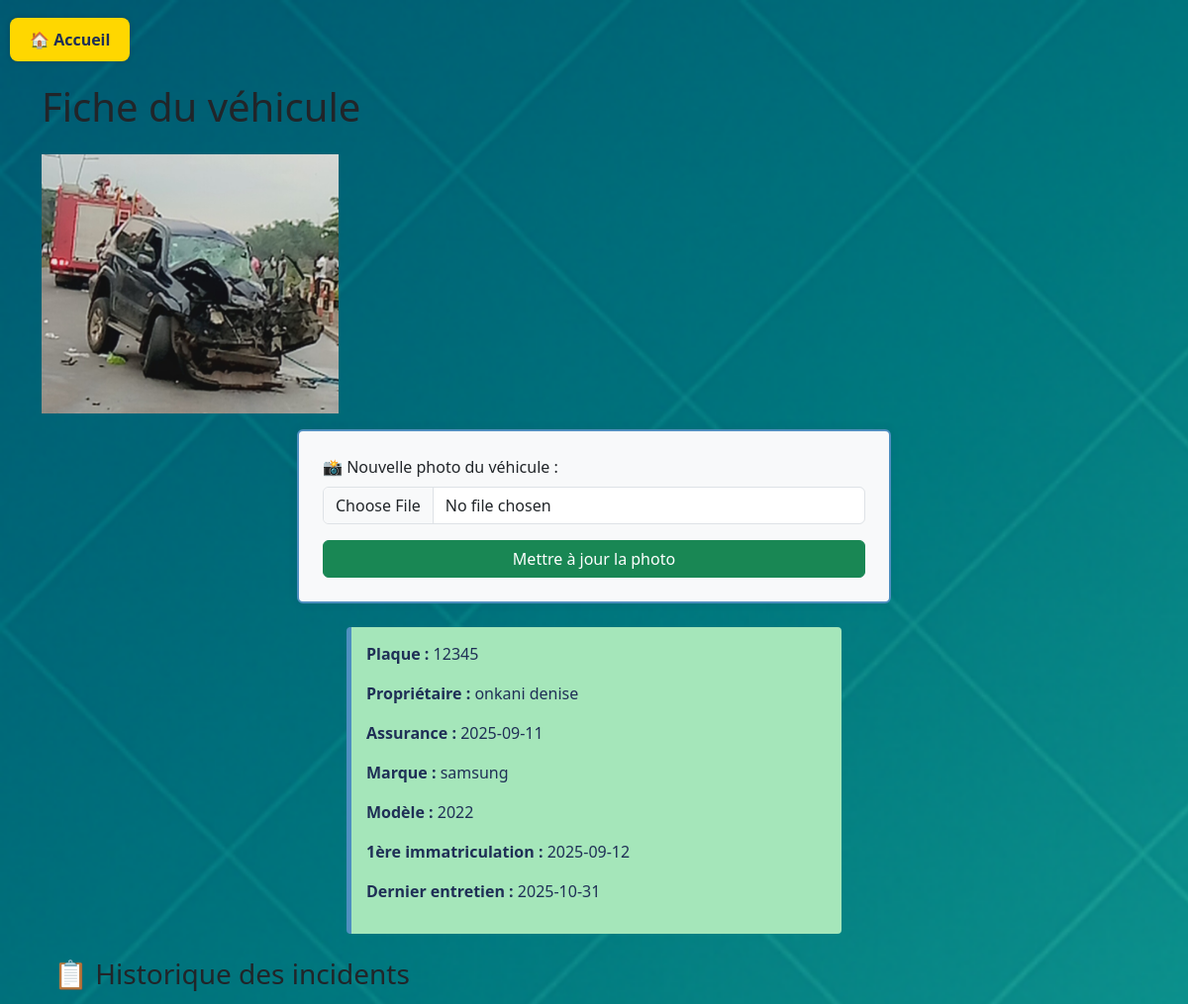
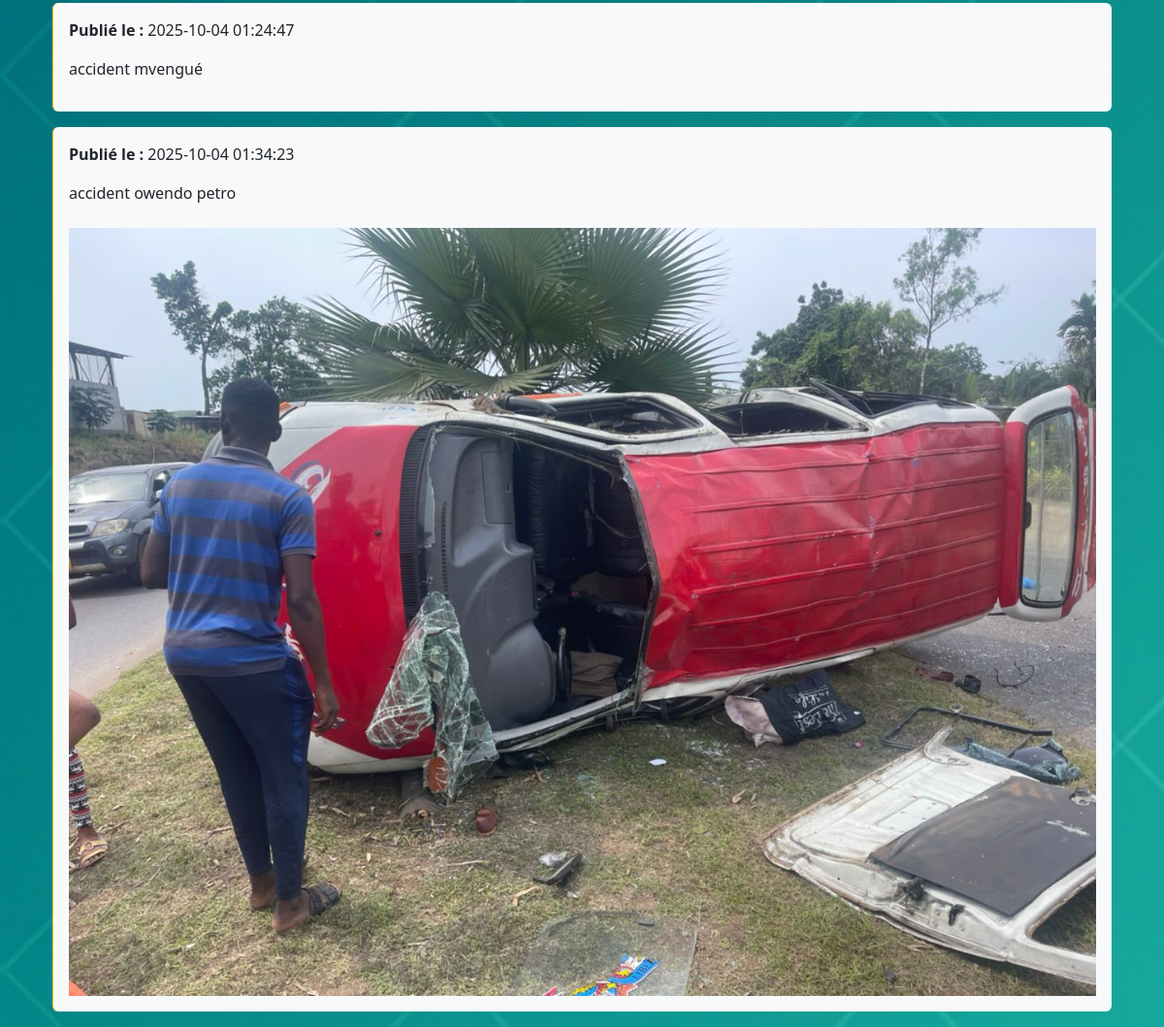
The page /vehicle/12345 (signed in) on the database its author committed (2 pictures, top to bottom).
### tables this page shows
CREATE TABLE vehicles (
    plate TEXT PRIMARY KEY,
    owner TEXT,
    insurance_expiry TEXT,
    history TEXT,
    brand TEXT,
    model TEXT,
    first_registration TEXT
, photo TEXT, last_maintenance TEXT);

CREATE TABLE incidents (
    id INTEGER PRIMARY KEY AUTOINCREMENT,
    description TEXT NOT NULL,
    created_at TEXT
, plate TEXT, photo TEXT);

### app.py (the view, shortened to what this page needs)
@app.route('/vehicle/<plate>', methods=['GET', 'POST'])
def vehicle_detail(plate):
    if 'admin' not in session:
        return redirect('/')
    conn = get_db_connection()
    vehicle = conn.execute('SELECT * FROM vehicles WHERE plate = ?', (plate,)).fetchone()
    if vehicle is None:
        conn.close()
        return "Véhicule introuvable", 404
    message = None
    incidents = conn.execute('SELECT * FROM incidents WHERE plate = ?', (plate,)).fetchall()
    conn.close()
    return render_template('vehicle_detail.html', vehicle=vehicle, incidents=incidents, message=message)

### app.py (called while the page is built)
def get_db_connection():
    conn = sqlite3.connect('database.db')
    conn.row_factory = sqlite3.Row
    return conn

### templates/vehicle_detail.html (shortened to what this page needs)
{% extends 'base.html' %}
{% block content %}
  <h1 class="mb-4">Fiche du véhicule</h1>
  {% if vehicle.photo %}
    <img src="{{ url_for('static', filename='uploads/' + vehicle.photo) }}" alt="Photo du véhicule" class="img-fluid mb-3" style="max-width:300px;">
  {% else %}
    <p class="text-danger">Aucune photo disponible</p>
  {% endif %}
  <form method="POST" enctype="multipart/form-data" class="bg-light p-4 rounded mb-4" style="max-width: 600px; margin: auto;">
    <label for="photo" class="form-label">📸 Nouvelle photo du véhicule :</label>
    <input type="file" name="photo" accept="image/*" class="form-control mb-3" required>
    <button type="submit" class="btn btn-success w-100">Mettre à jour la photo</button>
  </form>
  <div class="results mb-4">
    <p><strong>Plaque :</strong> {{ vehicle['plate'] }}</p>
    <p><strong>Propriétaire :</strong> {{ vehicle['owner'] }}</p>
    <p><strong>Assurance :</strong> {{ vehicle['insurance_expiry'] }}</p>
    <p><strong>Marque :</strong> {{ vehicle['brand'] }}</p>
    <p><strong>Modèle :</strong> {{ vehicle['model'] }}</p>
    <p><strong>1ère immatriculation :</strong> {{ vehicle['first_registration'] }}</p>
    <p><strong>Dernier entretien :</strong>
      {% if vehicle['last_maintenance'] %}
        {{ vehicle['last_maintenance'] }}
      {% else %}
        <span class="text-muted">Non renseigné</span>
      {% endif %}
    </p>
  </div>
  <div class="container">
    <h3 class="mb-3">📋 Historique des incidents</h3>
    {% if incidents %}
      {% for incident in incidents %}
        <div class="incident mb-3 p-3 border-start border-warning bg-light rounded">
          <p><strong>Publié le :</strong> {{ incident['created_at'] }}</p>
          <p>{{ incident['description'] }}</p>
          {% if incident['photo'] %}
            <img src="{{ url_for('static', filename='uploads/' + incident['photo']) }}" alt="Photo de l’incident" class="img-fluid mt-2">
          {% endif %}
        </div>
      {% endfor %}
    {% else %}
      <p class="text-muted">Aucun incident enregistré pour ce véhicule.</p>
    {% endif %}
  </div>
{% endblock %}

### static/style.css (style rules this page uses)
:root { --primary-dark: #1F2F56; --primary-light: #4F8FC0; --background-light: #F5F7FA; --accent-green: #A5E6BA; --text-light: #FFFFFF; --highlight-yellow: #FFD700; }
body { font-family: 'Segoe UI', sans-serif; background-color: var(--background-light); margin: 0; padding: 0; color: var(--primary-dark); }
h1 { margin: 0; font-size: 2em; color: var(--primary-dark); }
form { background-color: var(--text-light); padding: 20px; margin: 30px auto; max-width: 500px; border-radius: 8px; box-shadow: 0 0 10px rgba(31, 47, 86, 0.1); border: 2px solid var(--primary-light); }
button { background-color: var(--primary-light); color: var(--text-light); border: none; padding: 10px 20px; font-weight: bold; border-radius: 4px; cursor: pointer; transition: background-color 0.3s ease; }
.results { background-color: var(--accent-green); border-left: 5px solid var(--primary-light); padding: 15px; margin: 20px auto; max-width: 500px; border-radius: 4px; color: var(--primary-dark); }
body { background-image: url('/static/fond1.png'); background-size: cover; background-repeat: no-repeat; background-attachment: fixed; }

### rows shown on the page
vehicles: photo (picture), plate "12345", owner "onkani denise", insurance_expiry "2025-09-11", brand "samsung", model "2022", first_registration "2025-09-12", last_maintenance "2025-10-31"
incidents: created_at "2025-10-04 01:24:47", description "accident mvengué"
incidents: created_at "2025-10-04 01:34:23", description "accident owendo petro", photo (picture)
